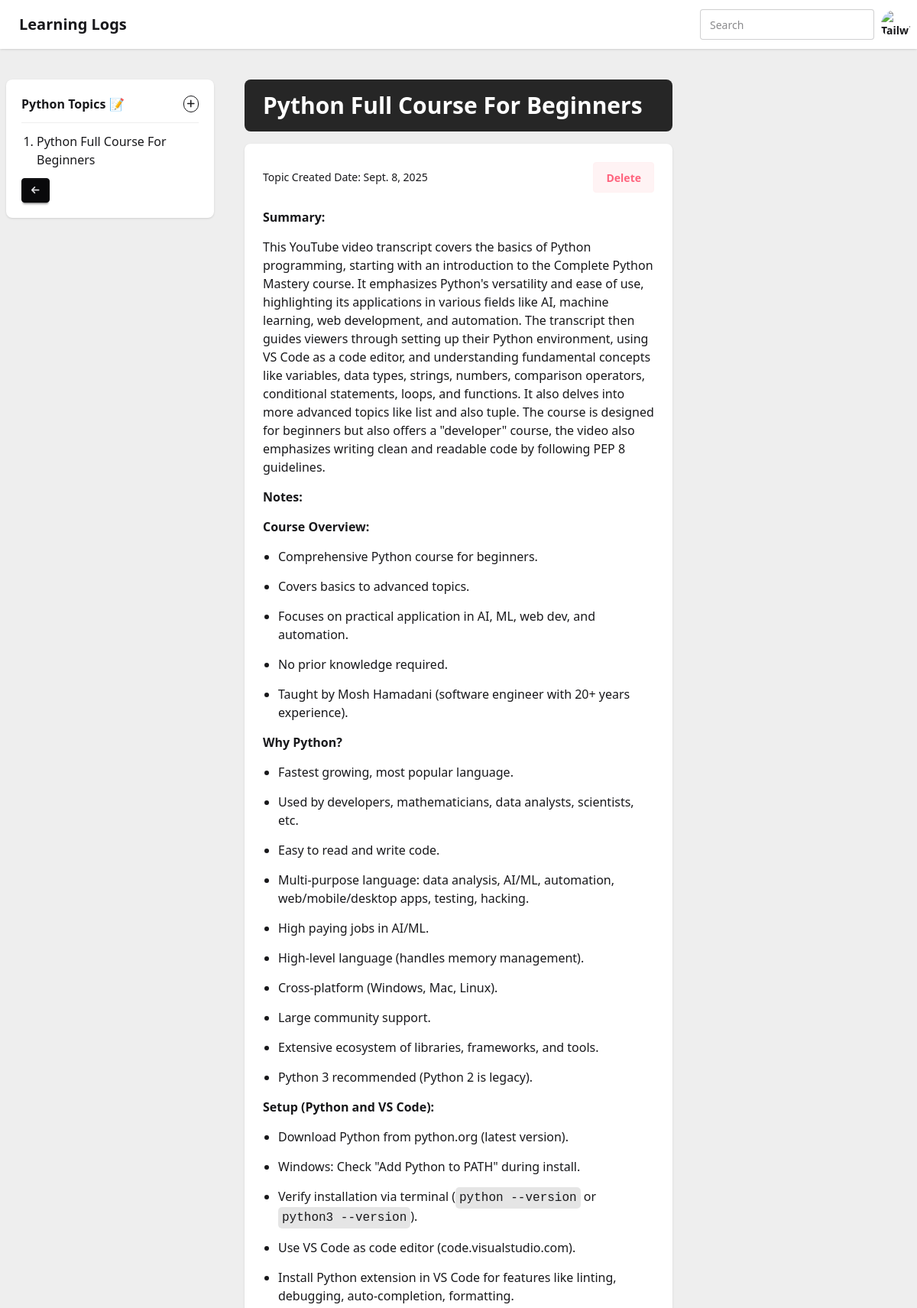
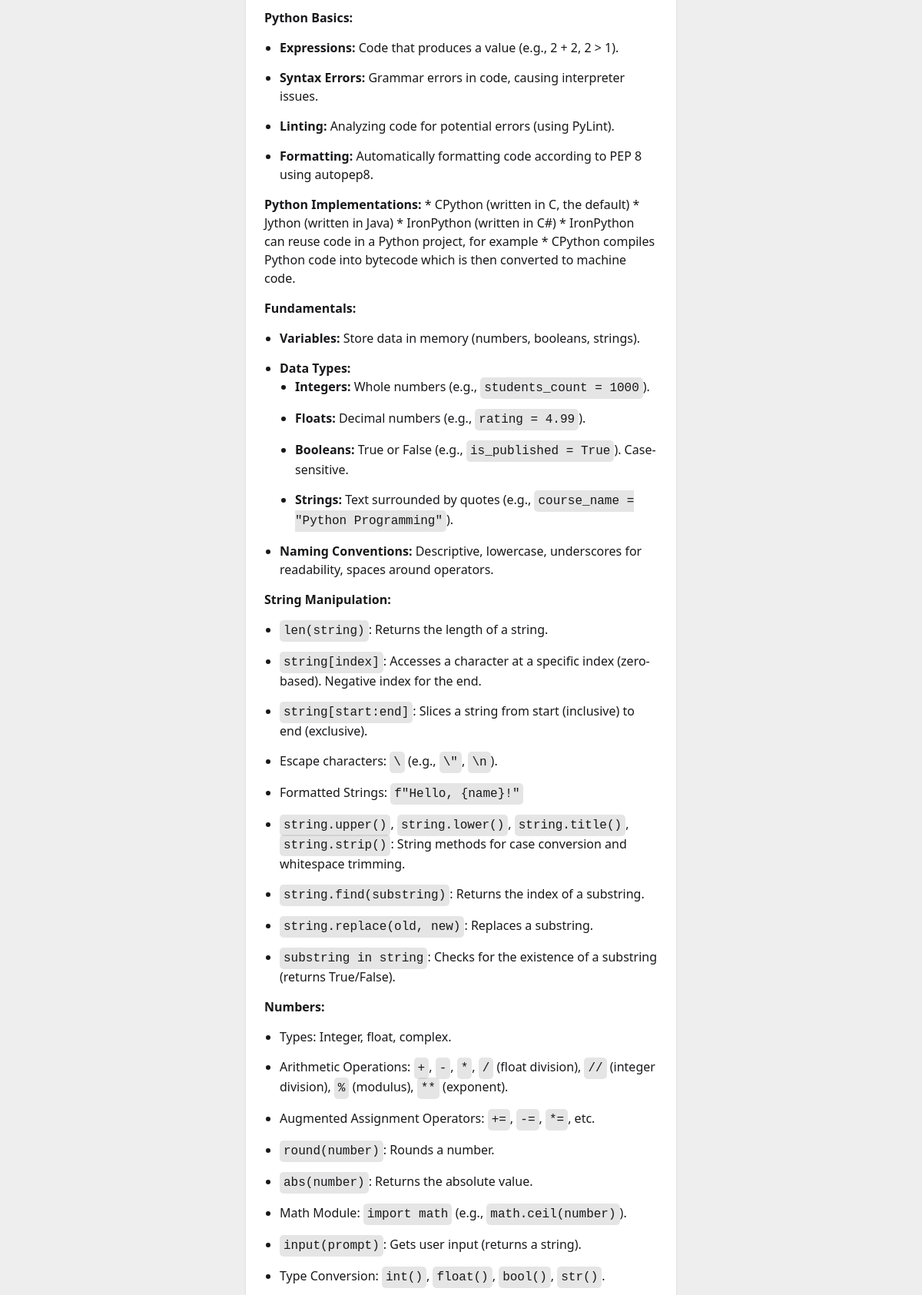
The app's page /note/11/ (upper part) with its own data (2 pictures, top to bottom).
### base/models.py (models this page shows, shortened)
class Note(models.Model):
    user = models.ForeignKey(User, on_delete=models.CASCADE)
    name = models.CharField(max_length=200)
    created_date = models.DateTimeField(auto_now_add=True)
    updated_date = models.DateTimeField(auto_now=True)
    class Meta:
        ordering = ['-updated_date', '-created_date']

class Topic(models.Model):
    topic_name = models.TextField()
    note = models.ForeignKey(Note, on_delete=models.CASCADE, blank=True, null=True)
    url = EmbedVideoField()
    summary = models.TextField(blank=True, null=True)
    transcript = models.TextField(blank=True, null=True)
    created_at = models.DateTimeField(auto_now_add=True,blank=True, null=True)
    updated_at = models.DateTimeField(auto_now=True,blank=True, null=True)
    class Meta:
        ordering = ['-updated_at', '-created_at']

### base/views.py (the view, shortened to what this page needs)
# urls.py: path('note/<int:pk>/', views.noteView, name='note_view'),
def noteView(request, pk):
    note = Note.objects.get(id=pk)
    if request.POST.get('todoitem'):
        if request.method == 'POST':
            listItem = request.POST.get('todoitem').title()
            ToDoList.objects.create(listItem=listItem, listOwner=request.user)
            return redirect('')
    recent_topic = Topic.objects.filter(note=note).first()
    topics = Topic.objects.filter(note=note)
    context = {
        'note':note,
        'recent_topic':recent_topic,
        'topics':topics,
    }
    return render(request,'base/note.html', context)

### templates/base/note.html (shortened to what this page needs)
{% extends 'main.html' %}
{% load static %}
{% load embed_video_tags %}
{% block body %}
{% include 'base/navbar.html' %}
<div class="grid grid-cols-1 md:grid-cols-[1fr_2fr_1fr] gap-6 pt-24">
  <div class="h-fit p-2 order-1" id="sidebar">
    {% if topics %}
    <div class="bg-base-100 shadow-sm p-5 rounded-lg">
      <div
        class="flex justify-between items-center pb-3 border-b border-base-300 dark:border-base-100"
      >
        <h3 class="font-bold">{{note.name}} Topics 📝</h3>
        <button class="btn btn-circle btn-outline h-fit w-fit p-1 text-xs">
          <i class="fa-solid fa-plus" onclick="togglehide()"></i>
        </button>
      </div>
      <ol class="mt-3 list-decimal pl-5">
        {% for topic in topics %}
        <a href="{% url 'note_topic' note.id topic.id  %}"
          ><li>{{topic.topic_name}}</li></a
        >
        {% endfor %}
      </ol>
      <div class="mt-3">
        <a href="{% url 'home' %}"
          ><button class="btn btn-sm btn-neutral text-xs">
            <i class="fa-solid fa-arrow-left"></i></button
        ></a>
      </div>
    </div>
    {% endif %}
  </div>
  <div class="p-2 order-3" id="topic-container">
    <div class="">
      {% if topics %}
      <div class="bg-neutral-800 py-4 px-6 rounded-lg">
        <h1 class="text-white text-3xl font-bold">
          {{recent_topic.topic_name}}
        </h1>
      </div>
      {% endif %}
    </div>
    <div class="mt-4" id="note-topic">
      {% if not topics %}
      <p class="p-3 bg-white rounded mt-4 shadow-sm text-center">
        You don't have topic yet, lets add one 😊
      </p>
      {% else %}
      <div class="bg-base-100 shadow-sm p-6 rounded-lg">
        <div class="controls flex justify-between items-center mb-5">
          <p id="topic-time" class="text-sm">
            Topic Created Date: {{recent_topic.created_at|date}}
          </p>
          <div>
            <a
              class="btn btn-soft btn-error"
              href="{% url 'topic-delete' note.id recent_topic.id %}"
              >Delete</a
            >
          </div>
        </div>
        <div class="" id="topic-div">{{recent_topic.summary|safe}}</div>
      </div>
      {% endif %}
    </div>
  </div>
  <div class="p-2 order-2 md:order-3">
  </div>
</div>
{% endblock %}

### records on screen
Note: name "Python"
Topic: topic_name "Python Full Course For Beginners", created_at "Sept. 8, 2025", summary "Summary: This YouTube video transcript covers the basics of Python programming, starting with an introduction to the Complete Python Mastery course. It emphasizes Python's versatility and ease of use, highlighting its applications in various fields like AI, machine learning, web development, and automation. The transcript then guides viewers through setting up their Python environment, using VS Code as a code editor, and understanding fundamental concepts like variables, data types, strings, numbers, comparison operators, conditional statements, loops, and functions. It also delves into more advanced topics like list and also tuple. The course is designed for beginners but also offers a…"
